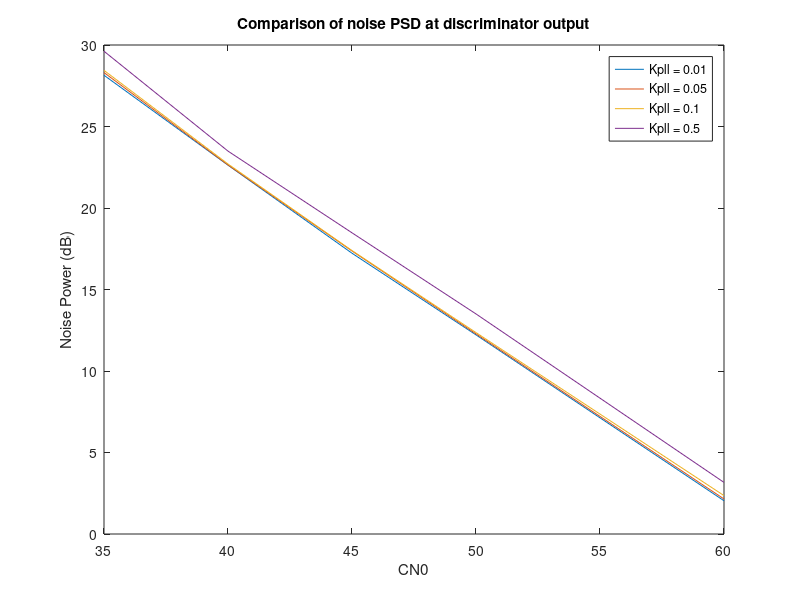
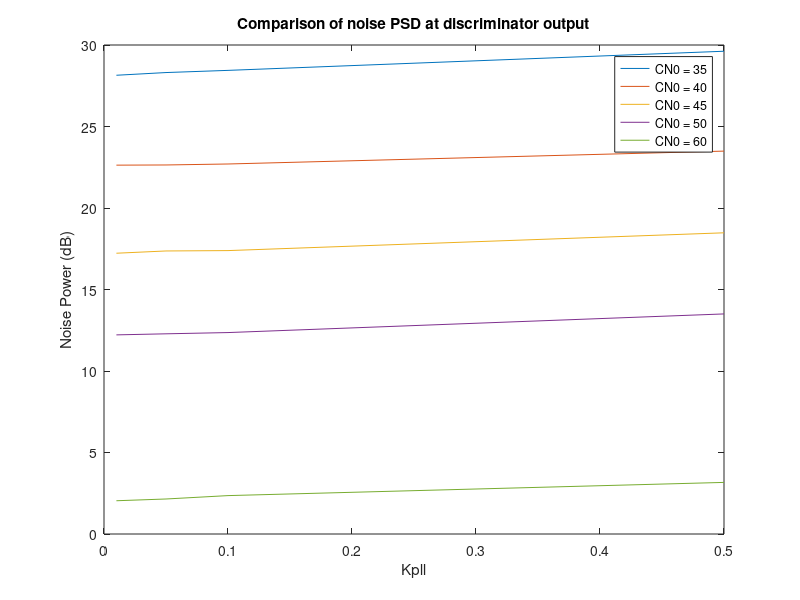
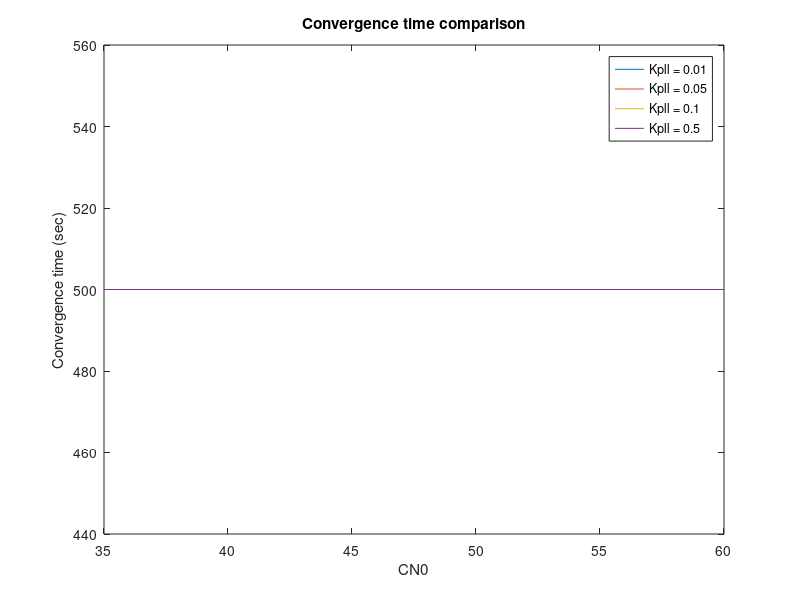
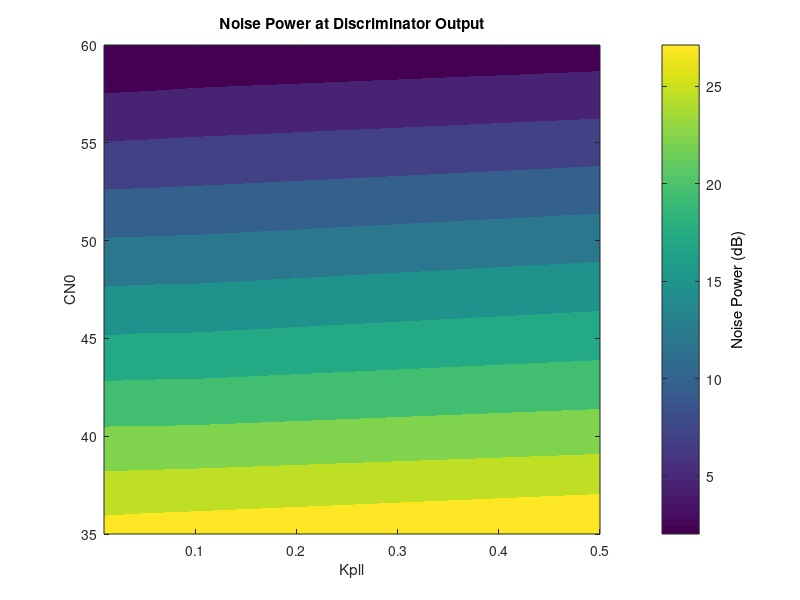

These figures' MATLAB source, in order:
clear all; close all; clc;
%% Noise charactization plots: First Order PLL
Kpll = [0.01 0.05 0.1 0.5];
cn0 = [35 40 45 50 60];

%% TODO change noise power in dB by STD in linear
noisePowerK001 = [652.237448 183.196869 52.791025 16.658201 1.599654];
thresholdK001 = [500 500 500 500 500];
noisePowerK005 = [677.620497 183.658355 54.505032 16.910811 1.639800];
thresholdK005 = [500 500 500 500 500];
noisePowerK01 = [698.782236 186.214484 54.790660 17.211559 1.720205];
thresholdK01 = [500 500 500 500 500];
noisePowerK05 = [915.654036 223.374036 70.439770 22.394798 2.072684];
thresholdK05 = [500 500 500 500 500];

noisePowerKdB = 10*log10([noisePowerK001' noisePowerK005' noisePowerK01' noisePowerK05']);
noiseThresholdK = [thresholdK001' thresholdK005' thresholdK01' thresholdK05'];

[KPLL,CN0] = meshgrid(Kpll,cn0);

figure; plot(cn0, noisePowerKdB(:,1), ...
             cn0, noisePowerKdB(:,2), ...
             cn0, noisePowerKdB(:,3), ...
             cn0, noisePowerKdB(:,4));
xlabel('CN0'); ylabel('Noise Power (dB)');
legend('Kpll = 0.01', 'Kpll = 0.05', 'Kpll = 0.1', 'Kpll = 0.5');
title('Comparison of noise PSD at discriminator output');

figure; plot(Kpll, noisePowerKdB(1,:), ...
             Kpll, noisePowerKdB(2,:), ...
             Kpll, noisePowerKdB(3,:), ...
             Kpll, noisePowerKdB(4,:), ...
             Kpll, noisePowerKdB(5,:));
xlabel('Kpll'); ylabel('Noise Power (dB)');
legend('CN0 = 35', 'CN0 = 40', 'CN0 = 45', 'CN0 = 50', 'CN0 = 60')
title('Comparison of noise PSD at discriminator output');

figure; plot(cn0, thresholdK001, ...
             cn0, thresholdK005, ...
             cn0, thresholdK01, ...
             cn0, thresholdK05);
xlabel('CN0'); ylabel('Convergence time (sec)');
legend('Kpll = 0.01', 'Kpll = 0.05', 'Kpll = 0.1', 'Kpll = 0.5');
title('Convergence time comparison');

figure;
[~,ph] = contourf(KPLL, CN0, noisePowerKdB);
set(ph,'LineColor','none')
grid off;
xlabel('Kpll'); ylabel('CN0'); 
k = colorbar;
set(get(k,'label'),'string', 'Noise Power (dB)');
title('Noise Power at Discriminator Output');

%% Noise charactization plots: Second Order PLL
Bl = [10 20 30 40 50 60];
cn0 = [35 40 45 50 60];
noisePowerBl10 = [1090.278549 271.844448 80.020182 24.870782 2.447463]; 
thresholdBl10 = [1000 1100 1100 1500 2000];
noisePowerBl20 = [1134.436031 264.879452 79.240616 25.433156 2.426378]; 
thresholdBl20 = [1000 1000 1000 1200 1200];
noisePowerBl30 = [1236.048311 281.420084 81.877807 24.411705 2.502479]; 
thresholdBl30 = [1000 1000 1000 900 800];
noisePowerBl40 = [1234.120404 271.186310 81.766125 25.189881 2.527062]; 
thresholdBl40 = [800 800 800 700 600];
noisePowerBl50 = [1243.855370 286.371578 81.335278 26.410251 2.656466]; 
thresholdBl50 = [800 800 600 600 500];
noisePowerBl60 = [1237.519903 281.098273 87.126546 26.700544 2.683888]; 
thresholdBl60 = [500 500 500 500 500];

noisePowerdB = 10*log10([noisePowerBl10' noisePowerBl20' noisePowerBl30' noisePowerBl40' noisePowerBl50' noisePowerBl60']);
noiseThreshold = [thresholdBl10' thresholdBl20' thresholdBl30' thresholdBl40' thresholdBl50' thresholdBl60'];

[BL,CN0] = meshgrid(Bl,cn0);

figure; plot(cn0, noisePowerdB(:,1), ...
             cn0, noisePowerdB(:,2), ...
             cn0, noisePowerdB(:,3), ...
             cn0, noisePowerdB(:,4), ...
             cn0, noisePowerdB(:,5), ...
             cn0, noisePowerdB(:,6));
xlabel('CN0'); ylabel('Noise Power (dB)');
legend('BW = 10 Hz', 'BW = 20 Hz', 'BW = 30 Hz', 'BW = 40 Hz', 'BW = 50 Hz', 'BW = 60 Hz')
title('Comparison of noise PSD at discriminator output');

figure; plot(Bl, noisePowerdB(1,:), ...
             Bl, noisePowerdB(2,:), ...
             Bl, noisePowerdB(3,:), ...
             Bl, noisePowerdB(4,:), ...
             Bl, noisePowerdB(5,:));
xlabel('BW (Hz)'); ylabel('Noise Power (dB)');
legend('CN0 = 35', 'CN0 = 40', 'CN0 = 45', 'CN0 = 50', 'CN0 = 60')
title('Comparison of noise PSD at discriminator output');

figure; plot(cn0, thresholdBl10, ...
             cn0, thresholdBl20, ...
             cn0, thresholdBl30, ...
             cn0, thresholdBl40, ...
             cn0, thresholdBl50, ...
             cn0, thresholdBl60);
xlabel('CN0'); ylabel('Convergence time (sec)');
legend('BW = 10 Hz', 'BW = 20 Hz', 'BW = 30 Hz', 'BW = 40 Hz', 'BW = 50 Hz', 'BW = 60 Hz')
title('Convergence time comparison');

figure;
[~,ph] = contourf(BL, CN0, noisePowerdB);
set(ph,'LineColor','none')
grid off;
xlabel('Bandwidth (Hz)'); ylabel('CN0'); 
k = colorbar;
set(get(k,'label'),'string', 'Noise Power (dB)');
title('Noise Power at Discriminator Output');
